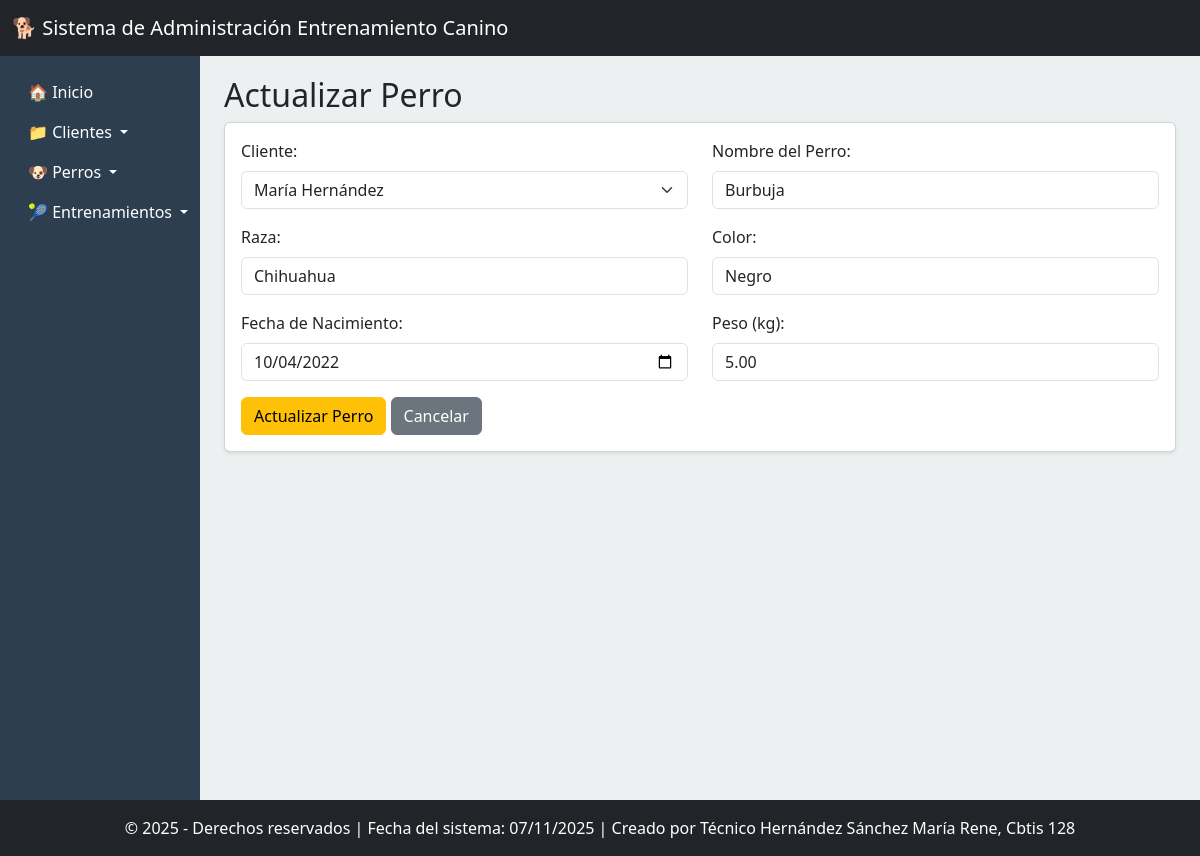
Page /actualizar-perro/1/ on the committed database.
### app_Entrenamiento_Canino/models.py (models this page shows, shortened)
class Perro(models.Model):
    id_perro = models.AutoField(primary_key=True)
    cliente = models.ForeignKey(Cliente, on_delete=models.CASCADE, related_name='perros')
    nombre = models.CharField(max_length=50)
    raza = models.CharField(max_length=50)
    fecha_nacimiento = models.DateField()
    color = models.CharField(max_length=50)
    peso = models.DecimalField(max_digits=5, decimal_places=2)

class Cliente(models.Model):
    id_cliente = models.AutoField(primary_key=True)
    nombre = models.CharField(max_length=100)
    direccion = models.CharField(max_length=100)
    telefono = models.CharField(max_length=20)
    email = models.EmailField(max_length=100, unique=True)
    fecha_registro = models.DateField()
    fecha_nacimiento = models.DateField()
    comentarios = models.CharField(max_length=100, blank=True, null=True)

### app_Entrenamiento_Canino/views.py (the view)
# urls.py: path('actualizar-perro/<int:id_perro>/', views.actualizar_perro, name='actualizar_perro'),
def actualizar_perro(request, id_perro):
    perro = get_object_or_404(Perro, id_perro=id_perro)
    clientes = Cliente.objects.all()
    return render(request, 'perros/actualizar_perro.html', {'perro': perro, 'clientes': clientes})

### app_Entrenamiento_Canino/templates/perros/actualizar_perro.html (shortened to what this page needs)
{% extends 'base.html' %}
{% block content %}
<div class="row">
    <div class="col-12">
        <h2>Actualizar Perro</h2>
        <div class="card shadow-sm">
            <div class="card-body">
                <form method="POST" action="{% url 'realizar_actualizacion_perro' perro.id_perro %}">
                    <div class="row mb-3">
                        <div class="col-md-6">
                            <label class="form-label">Cliente:</label>
                            <select class="form-select" name="cliente" required>
                                {% for cliente in clientes %}
                                <option value="{{ cliente.id_cliente }}" {% if cliente.id_cliente == perro.cliente.id_cliente %}selected{% endif %}>
                                    {{ cliente.nombre }}
                                </option>
                                {% endfor %}
                            </select>
                        </div>
                        <div class="col-md-6">
                            <label class="form-label">Nombre del Perro:</label>
                            <input type="text" class="form-control" name="nombre" value="{{ perro.nombre }}" required>
                        </div>
                    </div>
                    <div class="row mb-3">
                        <div class="col-md-6">
                            <label class="form-label">Raza:</label>
                            <input type="text" class="form-control" name="raza" value="{{ perro.raza }}" required>
                        </div>
                        <div class="col-md-6">
                            <label class="form-label">Color:</label>
                            <input type="text" class="form-control" name="color" value="{{ perro.color }}" required>
                        </div>
                    </div>
                    <div class="row mb-3">
                        <div class="col-md-6">
                            <label class="form-label">Fecha de Nacimiento:</label>
                            <input type="date" class="form-control" name="fecha_nacimiento" value="{{ perro.fecha_nacimiento|date:'Y-m-d' }}" required>
                        </div>
                        <div class="col-md-6">
                            <label class="form-label">Peso (kg):</label>
                            <input type="number" step="0.01" class="form-control" name="peso" value="{{ perro.peso }}" required>
                        </div>
                    </div>
                    <button type="submit" class="btn btn-warning">Actualizar Perro</button>
                    <a href="{% url 'ver_perro' %}" class="btn btn-secondary">Cancelar</a>
                </form>
            </div>
        </div>
    </div>
</div>
{% endblock %}

### app_Entrenamiento_Canino/templates/base.html (style rules this page uses)
body { background-color: #f8f9fa; padding-top: 56px; }

### rows in the picture
Perro: cliente "María Hernández", nombre "Burbuja", raza "Chihuahua", color "Negro", fecha_nacimiento "10/04/2022", peso "5.00"
